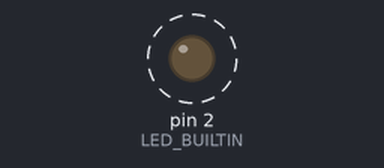
Simulated run of this sketch. Board: Arduino Uno, built with avr-gcc and run on an emulated ATmega328P. On the bench: output pins drawn as LEDs (lit = HIGH). Dashed ring = blinking.

Above: at 0.5 s.
Timing chart, 0 to 4.6 s (numbered marks = the images above):
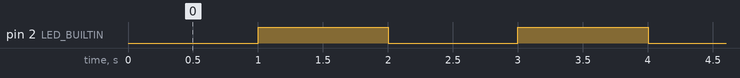

Measured:
- by itself, pin 2 (LED_BUILTIN): alternates HIGH for 1.0 s and LOW for 1.0 s

The sketch:

milli_seconds.ino
```cpp
//////////////////////////////////////////////////////////////////////////
// milli() method implementation                                        //
// The millis() function in Arduino returns the number of milliseconds  //
// elapsed since the board began running the current sketch.            //
//////////////////////////////////////////////////////////////////////////

#define LED_BUILTIN 2

// Define the time interval (e.g., 1 second = 1000 milliseconds)
const unsigned long interval = 1000;

// Variable to store the last time the action triggered
unsigned long previousMillis = 0;

void setup() {
  // put your setup code here, to run once:

  pinMode(LED_BUILTIN, OUTPUT);

}

void loop() {
  // put your main code here, to run repeatedly:

  // Get the current snapshot of time
  unsigned long currentMillis = millis();

  // Check if the required interval has passed
  if (currentMillis - previousMillis >= interval) {
    // Save the last time you blinked the LED
    previousMillis = currentMillis;

    // Perform your action (Toggle the LED state)
    digitalWrite(LED_BUILTIN, !digitalRead(LED_BUILTIN));
  }

  // Any code written out here runs instantly without waiting for the timer!

}
```
